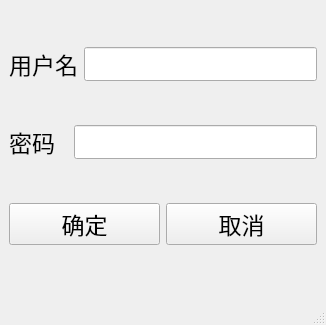
<?xml version="1.0" encoding="UTF-8"?>
<ui version="4.0">
 <class>MainWindow</class>
 <widget class="QMainWindow" name="MainWindow">
  <property name="geometry">
   <rect>
    <x>0</x>
    <y>0</y>
    <width>326</width>
    <height>325</height>
   </rect>
  </property>
  <property name="font">
   <font>
    <pointsize>17</pointsize>
   </font>
  </property>
  <property name="windowTitle">
   <string>添加</string>
  </property>
  <widget class="QWidget" name="centralwidget">
   <layout class="QVBoxLayout" name="verticalLayout">
    <item>
     <layout class="QHBoxLayout" name="horizontalLayout">
      <item>
       <widget class="QLabel" name="label">
        <property name="text">
         <string>用户名</string>
        </property>
       </widget>
      </item>
      <item>
       <widget class="QLineEdit" name="username_ledit"/>
      </item>
     </layout>
    </item>
    <item>
     <layout class="QHBoxLayout" name="horizontalLayout_2">
      <item>
       <widget class="QLabel" name="label_2">
        <property name="text">
         <string>密码  </string>
        </property>
       </widget>
      </item>
      <item>
       <widget class="QLineEdit" name="password_ledit"/>
      </item>
     </layout>
    </item>
    <item>
     <layout class="QHBoxLayout" name="horizontalLayout_3">
      <item>
       <widget class="QPushButton" name="enter_button">
        <property name="text">
         <string>确定</string>
        </property>
       </widget>
      </item>
      <item>
       <widget class="QPushButton" name="cancel_button">
        <property name="text">
         <string>取消</string>
        </property>
       </widget>
      </item>
     </layout>
    </item>
   </layout>
  </widget>
  <widget class="QStatusBar" name="statusbar"/>
 </widget>
 <resources/>
 <connections/>
</ui>
